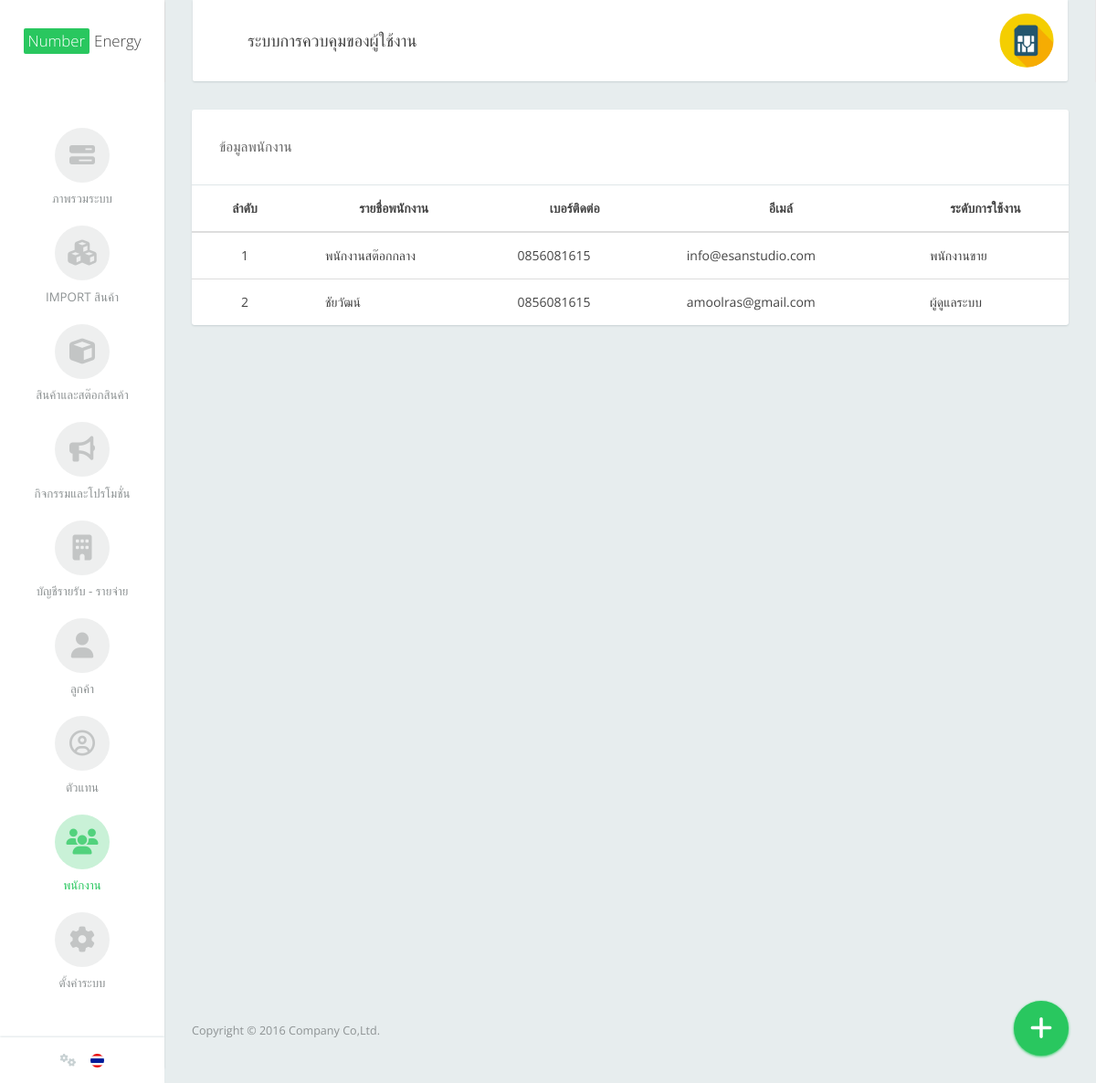
/index.php/admin/employees_list (signed in), run on the app's committed database.
### tables this page shows
CREATE TABLE `dmn_general_config` (
  `general_config_id` int(11) NOT NULL,
  `general_config_txt_top` varchar(100) NOT NULL,
  `general_config_txt_bot` varchar(100) NOT NULL,
  `general_config_pic` varchar(20) NOT NULL,
  `general_config_admin_pic` varchar(100) NOT NULL
);

CREATE TABLE `dmn_employees` (
  `employees_id` int(11) NOT NULL,
  `employees_name` varchar(300) NOT NULL,
  `employees_tel` varchar(20) NOT NULL,
  `employees_secretcode` varchar(100) NOT NULL
);

CREATE TABLE `dmn_user` (
  `dmn_user_id` int(11) NOT NULL,
  `dmn_user_username` varchar(100) NOT NULL,
  `dmn_user_password` varchar(150) NOT NULL,
  `dmn_user_level` int(11) NOT NULL,
  `dmn_user_secretcode` varchar(100) NOT NULL,
  `dmn_user_status` int(11) NOT NULL DEFAULT '1'
);

CREATE TABLE `dmn_level` (
  `dmn_level_id` int(11) NOT NULL,
  `dmn_level_name` varchar(100) NOT NULL
);

### application/controllers/Admin.php (called while the page is built, shortened)
<?php
class Admin extends CI_Controller {
	public function employees_list()
	{
		$data['employees'] = $this->Employees_model->employees_list();
		$data['page'] = "admin/employees_list";
		$this->load->view('admin/theme',$data);
	}
}

### index.php (called while the page is built, shortened)
<?php
require_once BASEPATH.'core/CodeIgniter.php';

### application/models/Homepage_model.php (called while the page is built, shortened)
<?php
class Homepage_model extends CI_Model {
	public function General_config()
	{
		$data = $this->db->get('dmn_general_config')->result_array();
		return $data;
	}
}

### application/models/Employees_model.php (called while the page is built, shortened)
<?php
class Employees_model extends CI_Model {
	public function employees_list()
	{
		$this->db->order_by('dmn_employees.employees_name','desc');
		$this->db->join('dmn_user','dmn_user.dmn_user_secretcode = dmn_employees.employees_secretcode');
		$this->db->join('dmn_level','dmn_level.dmn_level_id = dmn_user.dmn_user_level');
		$query = $this->db->get('dmn_employees');
		return $query->result_array();
	}
}

### application/views/admin/employees_list.php (the view)
<div class="col-xs-12">
  <div class="card">
    <div class="card-header"> ข้อมูลพนักงาน </div>
    <div class="card-body no-padding">
      <table class="datatable table table-hover primary" cellspacing="0" width="100%">
        <thead>
          <tr>
            <th><div align="center">ลำดับ</div></th>
            <th><div align="center">รายชื่อพนักงาน</div></th>
            <th><div align="center">เบอร์ติดต่อ</div></th>
            <th><div align="center">อีเมล์</div></th>
            <th><div align="center">ระดับการใช้งาน</div></th>
          </tr>
        </thead>
        <tbody>
        	<?php $i = 1 ?>
          <?php foreach($employees as $employees){ ?>
          <tr style="cursor: pointer;" onclick="document.location = '<?php echo site_url('Admin/employees_update')?>/<?php echo $employees['employees_secretcode']?>';">
            <td align="center"><?php echo $i ?></td>
            <td><?php echo $employees['employees_name']?></td>
            <td><?php echo $employees['employees_tel']?></td>
            <td><?php echo $employees['dmn_user_username']?></td>
            <td><?php echo $employees['dmn_level_name']?></td>
          </tr>
          <?php $i++ ?>
          <?php } ?>
        </tbody>
      </table>
    </div>
  </div>
</div>
<div class="btn-floating" id="help-actions">
  <div class="btn-bg"></div>
  <a href="<?php echo site_url('Admin/employees_insert')?>">
  <button type="button" class="btn btn-default btn-toggle" data-toggle="toggle" data-target="#help-actions"> <i class="icon fa fa-plus"></i> <span class="help-text">Shortcut</span> </button>
  </a>
</div>

### application/views/admin/theme.php (shortened to what this page needs)
<!DOCTYPE html>
<html>
<head>
  <link rel="stylesheet" type="text/css" href="<?php echo base_url()?>theme/assets/css/vendor.css">
  <link rel="stylesheet" type="text/css" href="<?php echo base_url()?>theme/assets/css/flat-admin.css">
  <link rel="stylesheet" type="text/css" href="<?php echo base_url()?>theme/font-awesome/css/font-awesome.min.css">
  <link rel="stylesheet" type="text/css" href="<?php echo base_url()?>theme/assets/css/theme/blue-sky.css">
  <link rel="stylesheet" type="text/css" href="<?php echo base_url()?>theme/assets/css/theme/blue.css">
  <link rel="stylesheet" type="text/css" href="<?php echo base_url()?>theme/assets/css/theme/red.css">
  <link rel="stylesheet" type="text/css" href="<?php echo base_url()?>theme/assets/css/theme/yellow.css">
  <link rel="stylesheet" href="<?php echo base_url()?>theme/js/jQueryCalendarThai/SpecialDateSheet.css" />
  <link rel="stylesheet" href="<?php echo base_url()?>theme/js/jQueryCalendarThai/jquery-ui-1.11.4.custom.css" />
  <link rel="stylesheet" href="http://fontawesome.io/assets/font-awesome/css/font-awesome.css">
</head>
<?php
  $Config = $this->Homepage_model->General_config();
 ?>
<body>
  <div class="app app-default">
<aside class="app-sidebar" id="sidebar">
  <div class="sidebar-header">
    <a class="sidebar-brand" href="#"><span class="highlight">Number</span> Energy</a>
  </div>
  <div class="sidebar-menu">
    <ul class="sidebar-nav">
      <li <?php if($this->uri->segment(2)=="index"){ ?>class="active"<?php } ?>>
        <a href="<?php echo site_url('Admin/index')?>">
          <div class="icon">
            <i class="fa fa-tasks" aria-hidden="true"></i>
          </div>
          <div class="title">ภาพรวมระบบ</div>
        </a>
      </li>
      <li <?php if($this->uri->segment(2)=="product_import"){ ?>class="active"<?php } ?>>
        <a href="<?php echo site_url('Admin/product_import')?>">
          <div class="icon">
            <i class="fa fa-cubes" aria-hidden="true"></i>
          </div>
          <div class="title">Import สินค้า</div>
        </a>
      </li>
      <li <?php if($this->uri->segment(2)=="product_list"||$this->uri->segment(2)=="product_insert"||$this->uri->segment(2)=="product_update"||$this->uri->segment(2)=="product_detail"){ ?>class="active"<?php } ?>>
        <a href="<?php echo site_url('Admin/product_list')?>">
          <div class="icon">
            <i class="fa fa-cube" aria-hidden="true"></i>
          </div>
          <div class="title">สินค้าและสต๊อกสินค้า</div>
        </a>
      </li>
      <li <?php if($this->uri->segment(2)=="actipromo_list"||$this->uri->segment(2)=="actipromo_insert"||$this->uri->segment(2)=="actipromo_update"){ ?>class="active"<?php } ?>>
        <a href="<?php echo site_url('Admin/actipromo_list')?>">
          <div class="icon">
            <i class="fa fa-bullhorn" aria-hidden="true"></i>
          </div>
          <div class="title">กิจกรรมและโปรโมชั่น</div>
        </a>
      </li>
      <li <?php if($this->uri->segment(2)=="account_list"||$this->uri->segment(2)=="account_insert"||$this->uri->segment(2)=="account_detail"){ ?>class="active"<?php } ?>>
        <a href="<?php echo site_url('Admin/account_list')?>">
          <div class="icon">
            <i class="fa fa-building" aria-hidden="true"></i>
          </div>
          <div class="title">บัญชีรายรับ - รายจ่าย</div>
        </a>
      </li>
      <li <?php if($this->uri->segment(2)=="customer_list"||$this->uri->segment(2)=="customer_insert"||$this->uri->segment(2)=="customer_update"){ ?>class="active"<?php } ?>>
        <a href="<?php echo site_url('Admin/customer_list')?>">
          <div class="icon">
            <i class="fa fa-user" aria-hidden="true"></i>
          </div>
          <div class="title">ลูกค้า</div>
        </a>
      </li>
      <li <?php if($this->uri->segment(2)=="agent_list"||$this->uri->segment(2)=="agent_insert"||$this->uri->segment(2)=="agent_update"){ ?>class="active"<?php } ?>>
        <a href="<?php echo site_url('Admin/agent_list')?>">
          <div class="icon">
            <i class="fa fa-user-circle-o" aria-hidden="true"></i>
          </div>
          <div class="title">ตัวแทน</div>
        </a>
      </li>
      <li <?php if($this->uri->segment(2)=="employees_list"||$this->uri->segment(2)=="employees_insert"||$this->uri->segment(2)=="employees_update"){ ?>class="active"<?php } ?>>
        <a href="<?php echo site_url('Admin/employees_list')?>">
          <div class="icon">
            <i class="fa fa-users" aria-hidden="true"></i>
          </div>
          <div class="title">พนักงาน</div>
        </a>
      </li>
      <li class="dropdown <?php if($this->uri->segment(2)=="account_category_list"||$this->uri->segment(2)=="account_category_insert"||$this->uri->segment(2)=="account_category_update"||$this->uri->segment(2)=="mobile_network_list"||$this->uri->segment(2)=="mobile_network_insert"||$this->uri->segment(2)=="mobile_network_update"){ ?>active<?php } ?>">
        <a href="#" class="dropdown-toggle" data-toggle="dropdown">
          <div class="icon">
            <i class="fa fa-cog" aria-hidden="true"></i>
          </div>
          <div class="title">ตั้งค่าระบบ</div>
        </a>
      </li>
    </ul>
  </div>
  <div class="sidebar-footer">
    <ul class="menu">
      <li>
        <a href="/" class="dropdown-toggle" data-toggle="dropdown">
          <i class="fa fa-cogs" aria-hidden="true"></i>
        </a>
      </li>
      <li><a href="#"><span class="flag-icon flag-icon-th flag-icon-squared"></span></a></li>
    </ul>
  </div>
</aside>
<div class="app-container">
  <nav class="navbar navbar-default" id="navbar">
  <div class="container-fluid">
    <div class="navbar-collapse collapse in">
      <ul class="nav navbar-nav navbar-left">
        <li class="navbar-title">ระบบการควบคุมของผู้ใช้งาน</li>
      </ul>
      <ul class="nav navbar-nav navbar-right">
        <li class="dropdown profile">
          <a href="/html/pages/profile.html" class="dropdown-toggle"  data-toggle="dropdown">
            <img class="profile-img" src="<?php echo base_url('theme/assets/images/'.$Config[0]['general_config_admin_pic'])?>">
          </a>
        </li>
      </ul>
    </div>
  </div>
</nav>
  <div class="row" style="height:1000px;">
<?php $this->load->view($page)?>
</div>
  <footer class="app-footer">
  <div class="row">
    <div class="col-xs-12">
      <div class="footer-copyright">
        Copyright © 2016 Company Co,Ltd.
      </div>
    </div>
  </div>
</footer>
</div>
  </div>
</body>
</html>

### data on the page
dmn_general_config: general_config_admin_pic (picture)
dmn_employees: employees_name "พนักงานสต๊อกกลาง", employees_tel "0856081615", dmn_user.dmn_user_username "info@esanstudio.com", dmn_level.dmn_level_name "พนักงานขาย"
dmn_employees: employees_name "ชัยวัฒน์", employees_tel "0856081615", dmn_user.dmn_user_username "amoolras@gmail.com", dmn_level.dmn_level_name "ผู้ดูแลระบบ"
